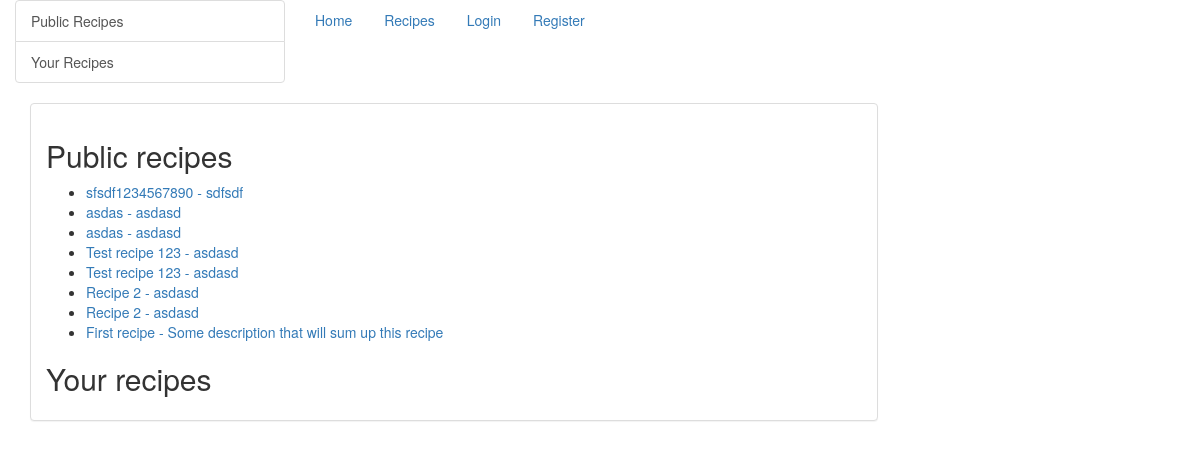
Page /recipes/ on the earlier database version.
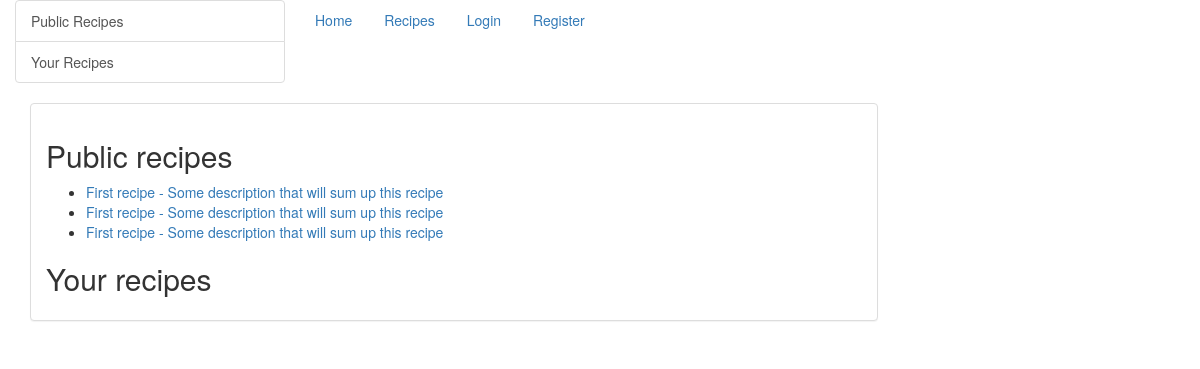
Same page on the later database version.
### recipe/models.py (models this page shows)
class Recipe(models.Model):
    name = models.CharField(max_length=200)
    user = models.ForeignKey(User, on_delete=models.CASCADE)
    ingredients = models.ManyToManyField(Ingredient)
    description = models.CharField(max_length=100, blank=True)
    recipe_steps = models.CharField(max_length=1000)
    yields = models.IntegerField()
    date = models.DateField(default=datetime.date.today)
    global_access = models.BooleanField(default=True)
    card = models.CharField(max_length=1024, blank=True)
    class Meta:
        ordering = ["-name"]
    def __str__(self):
        return self.name

### website/views.py (the view)
# urls.py: url(r'^recipes/$', ShowAllRecipes.as_view()),
class ShowAllRecipes(ListView):
    context_object_name = 'recipe'
    queryset = Recipe.objects.filter(global_access=False)
    queryset2 = Recipe.objects.filter(global_access=True)
    def get_context_data(self, **kwargs):
        queryset2 = Recipe.objects.filter(global_access=True)
        if self.request.user.is_authenticated():
            queryset = Recipe.objects.filter(user=self.request.user)
            context = {
                'paginator': None,
                'page_obj': None,
                'is_paginated': False,
                'object_list': queryset,
                'object_list2': queryset2
            }
            context.update(kwargs)
        else:
            context = {
                'paginator': None,
                'page_obj': None,
                'is_paginated': False,
                'object_list2': queryset2,
            }
            context.update(kwargs)
        return context

### templates/recipe/recipe_list.html (shortened to what this page needs)
{% extends "base.html" %}
{% block content %}
    <h2 id="1">Public recipes</h2>
    <ul>
        {% for recipe in object_list2 %}
            <li><a href="/recipe/{{ recipe.id }}">{{ recipe }} - {{ recipe.description }}</a></li>
        {% endfor %}
    </ul>
    <h2 id="2">Your recipes</h2>
{% endblock %}
{% block sidebar %}
    <div class="col-xs-6 col-sm-3 sidebar-offcanvas sidebar-nav" id="sidebar" role="navigation">
        <div class="list-group">
            <a href="#1" class="list-group-item">
                <div class="sidebar">Public Recipes</div>
            </a>
            <a href="#2" class="list-group-item">
                <div class="sidebar">Your Recipes</div>
            </a>
        </div>
    </div>
{% endblock %}

### templates/base.html (shortened to what this page needs)
<!DOCTYPE html>
<html lang="en">
<head>
    <link rel="stylesheet" href="https://maxcdn.bootstrapcdn.com/bootstrap/3.3.6/css/bootstrap.min.css"
>
    <link rel="stylesheet" type="text/css" href="http://midnight-order.com/media/css/recipes.css">
    <link rel="stylesheet" href="//code.jquery.com/ui/1.11.0/themes/smoothness/jquery-ui.css">
    <link rel="stylesheet" href="http://code.jquery.com/ui/1.11.0/themes/smoothness/jquery-ui.css">
</head>
<body>
{% block sidebar %}
{% endblock %}
{% if not user.is_authenticated %}
    <div class="div-pos foo3">
{% else %}
    <div class="div-pos foo">
{% endif %}
<ul class="nav nav-pills">
    <li role="presentation"><a href="/">Home</a></li>
    {% if not user.is_authenticated %}
        <li role="presentation"><a href="/recipes">Recipes</a></li>
        <li role="presentation"><a href="/login">Login</a></li>
        <li role="presentation"><a href="/register">Register</a></li>
    {% endif %}
</ul>
</div>
<div class="container">
    <div class="row row-offcanvas row-offcanvas-right ">
        <div class="col-xs-12 col-sm-9">
            <div class="panel panel-default">
                <div class="panel-body word-break">
                    {% block content %}
                    {% endblock %}
                </div>
            </div>
        </div>
    </div>
</div>
</body>
</html>

Differences in the rows shown:
removed Recipe: name "sfsdf1234567890", description "sdfsdf"
removed Recipe: name "asdas", description "asdasd"
removed Recipe: name "asdas", description "asdasd"
removed Recipe: name "Test recipe 123", description "asdasd"
removed Recipe: name "Test recipe 123", description "asdasd"
removed Recipe: name "Recipe 2", description "asdasd"
removed Recipe: name "Recipe 2", description "asdasd"
added Recipe: name "First recipe", description "Some description that will sum up this recipe"
added Recipe: name "First recipe", description "Some description that will sum up this recipe"
